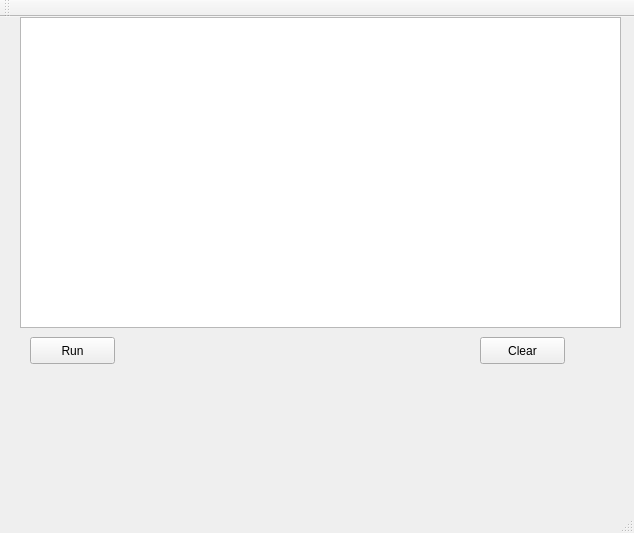
<?xml version="1.0" encoding="UTF-8"?>
<ui version="4.0">
 <class>MainWindow</class>
 <widget class="QMainWindow" name="MainWindow">
  <property name="geometry">
   <rect>
    <x>0</x>
    <y>0</y>
    <width>634</width>
    <height>533</height>
   </rect>
  </property>
  <property name="windowTitle">
   <string>MainWindow</string>
  </property>
  <widget class="QWidget" name="centralWidget">
   <widget class="QGraphicsView" name="graph">
    <property name="geometry">
     <rect>
      <x>20</x>
      <y>0</y>
      <width>601</width>
      <height>311</height>
     </rect>
    </property>
    <property name="verticalScrollBarPolicy">
     <enum>Qt::ScrollBarAlwaysOff</enum>
    </property>
    <property name="horizontalScrollBarPolicy">
     <enum>Qt::ScrollBarAlwaysOff</enum>
    </property>
    <property name="interactive">
     <bool>false</bool>
    </property>
    <property name="resizeAnchor">
     <enum>QGraphicsView::AnchorViewCenter</enum>
    </property>
   </widget>
   <widget class="QPushButton" name="pushButton">
    <property name="geometry">
     <rect>
      <x>30</x>
      <y>320</y>
      <width>85</width>
      <height>27</height>
     </rect>
    </property>
    <property name="text">
     <string>Run</string>
    </property>
   </widget>
   <widget class="QPushButton" name="pushButton_2">
    <property name="geometry">
     <rect>
      <x>480</x>
      <y>320</y>
      <width>85</width>
      <height>27</height>
     </rect>
    </property>
    <property name="text">
     <string>Clear</string>
    </property>
   </widget>
  </widget>
  <widget class="QToolBar" name="mainToolBar">
   <attribute name="toolBarArea">
    <enum>TopToolBarArea</enum>
   </attribute>
   <attribute name="toolBarBreak">
    <bool>false</bool>
   </attribute>
  </widget>
  <widget class="QStatusBar" name="statusBar"/>
 </widget>
 <layoutdefault spacing="6" margin="11"/>
 <resources/>
 <connections/>
</ui>
